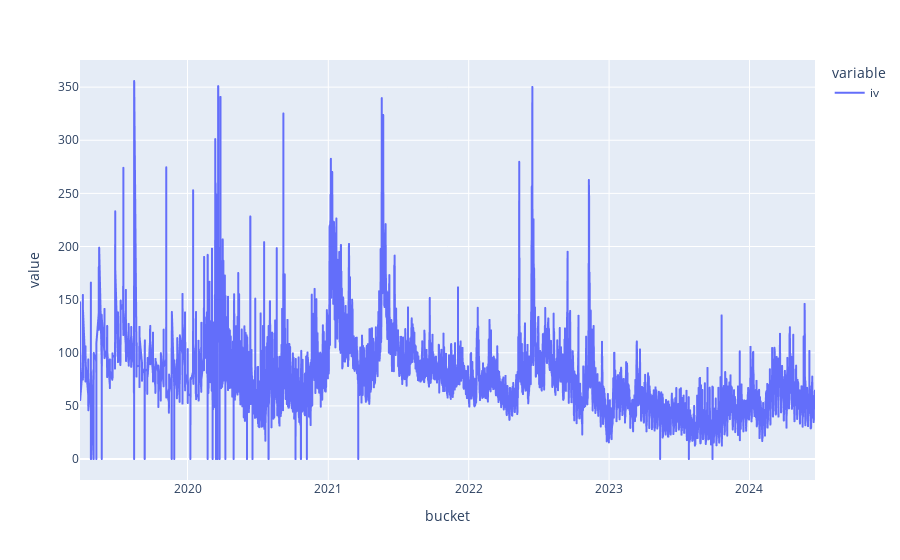

Source (notebook cell):
### Code cell
px.line(temp.set_index('bucket').sort_index().iv)

### Figure 1 — Plotly figure (JSON) as saved in the notebook; plotly's stock layout.template omitted (floating-point values rounded to 4 significant figures; data arrays with more than 128 entries replaced by an {"elided": "..."} marker saying what was removed)
{"data": [{"hovertemplate": "variable=iv<br>bucket=%{x}<br>value=%{y}<extra></extra>", "legendgroup": "iv", "line": {"color": "#636efa", "dash": "solid"}, "marker": {"symbol": "circle"}, "mode": "lines", "name": "iv", "showlegend": true, "type": "scattergl", "x": {"elided": "36366 str values"}, "xaxis": "x", "y": {"elided": "36366 float values"}, "yaxis": "y"}], "layout": {"autosize": true, "legend": {"title": {"text": "variable"}, "tracegroupgap": 0}, "margin": {"t": 60}, "xaxis": {"anchor": "y", "autorange": true, "domain": [0, 1], "range": ["2019-03-27 11:00", "2024-06-19 08:00"], "title": {"text": "bucket"}, "type": "date"}, "yaxis": {"anchor": "x", "autorange": true, "domain": [0, 1], "range": [-19.76, 375.5], "title": {"text": "value"}, "type": "linear"}}}
